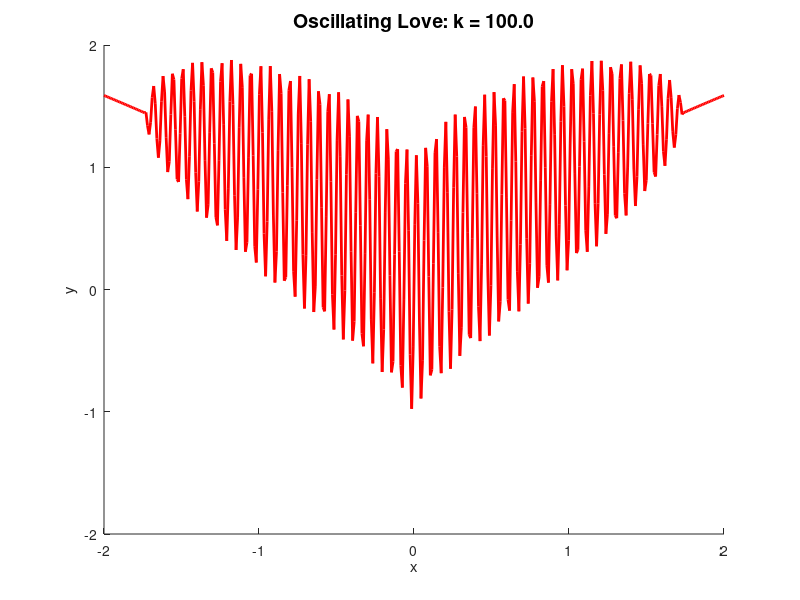

The MATLAB script that drew this image:
clc; clear; close all;

% --- Parameters ---
x = linspace(-2, 2, 400);
A = 0.3;
numPoints = length(x);  % number of points for animation

% --- Load and play song ---
try
    [y_audio, Fs] = audioread('song.wav');
    player = audioplayer(y_audio, Fs);
    play(player);  % play asynchronously
    pause(0.1);   % tiny pause to initialize audio
catch
    warning('Could not find song.wav. Please put it in the same folder.');
end

% --- Create figure ---
fig = figure('Color','w');
ax = gca;
hold on;
axis([-2 2 -2 2]);
axis manual;
xlabel('x'); ylabel('y');

% --- Animation stages ---
for stage = 1:5
    cla;  % clear previous plot but keep axes
    hold on;

    if stage == 1
        y = x.^2;
        h = plot(NaN, NaN, 'b', 'LineWidth', 2);
        title('y = x^2', 'FontSize', 14);
        for i = 1:numPoints
            if ~ishandle(fig)
                stop(player); return
            end
            set(h, 'XData', x(1:i), 'YData', y(1:i));
            drawnow;
            pause(0.01);  % animation speed
        end

    elseif stage == 2
        y = x.^2;
        h1 = plot(NaN, NaN, 'b', 'LineWidth', 2);  % positive branch
        h2 = plot(NaN, NaN, 'b', 'LineWidth', 2);  % negative branch
        title('y = ± x^2', 'FontSize', 14);
        for i = 1:numPoints
            if ~ishandle(fig)
                stop(player); return
            end
            set(h1, 'XData', x(1:i), 'YData', y(1:i));
            set(h2, 'XData', x(1:i), 'YData', -y(1:i));
            drawnow;
            pause(0.01);
        end

    elseif stage == 3
        y = abs(x).^(2/3);
        h = plot(NaN, NaN, 'b', 'LineWidth', 2);
        title('y = |x|^{2/3}', 'FontSize', 14);
        for i = 1:numPoints
            if ~ishandle(fig)
                stop(player); return
            end
            set(h, 'XData', x(1:i), 'YData', y(1:i));
            drawnow;
            pause(0.01);
        end

    elseif stage == 4
        k = 3;
        y = abs(x).^(2/3) + A*sin(k*x);
        h = plot(NaN, NaN, 'b', 'LineWidth', 2);
        title(sprintf('y = |x|^{2/3} + %.1f sin(%dx)', A, k), 'FontSize', 14);
        for i = 1:numPoints
            if ~ishandle(fig)
                stop(player); return
            end
            set(h, 'XData', x(1:i), 'YData', y(1:i));
            drawnow;
            pause(0.05);
        end

    elseif stage == 5
        % Stage 5: Oscillating Love
        k_values = [linspace(0,100,200), linspace(100,0,200), linspace(0,100,200), ...
                    linspace(0,100,200), linspace(100,0,200), linspace(0,100,200), ...
                    linspace(0,100,200), linspace(100,0,200), linspace(0,100,200), ...
                    linspace(0,100,200), linspace(100,0,200), linspace(0,100,200), ...
                    linspace(0,100,200), linspace(100,0,200), linspace(0,100,200), ...
                    linspace(0,100,200), linspace(100,0,200), linspace(0,100,200), ...
                    linspace(0,100,200), linspace(100,0,200), linspace(0,100,200), ...
                    linspace(0,100,200), linspace(100,0,200), linspace(0,100,200), ...
                    linspace(0,100,200), linspace(100,0,200), linspace(0,100,200), ...
                    linspace(0,100,200), linspace(100,0,200), linspace(0,100,200), ...
                    linspace(0,100,200), linspace(100,0,200), linspace(0,100,200), ...
                    linspace(0,100,200), linspace(100,0,200), linspace(0,100,200), ...
                    linspace(0,100,200), linspace(100,0,200), linspace(0,100,200), ...
                    linspace(0,100,200), linspace(100,0,200), linspace(0,100,200)];
        for k = k_values
            if ~ishandle(fig)
                stop(player); return
            end
            cla;
            y = abs(x).^(2/3) + 2.0*A*sin(k*x).*sqrt(max(0, 3 - x.^2));
            plot(x, y, 'r', 'LineWidth', 2);
            title(sprintf('Oscillating Love: k = %.1f', k), 'FontSize', 14);
            drawnow;
            pause(0.01);  % control speed
        end
    end
end

% --- Stop the song at the end ---
if exist('player','var')
    stop(player);
end

